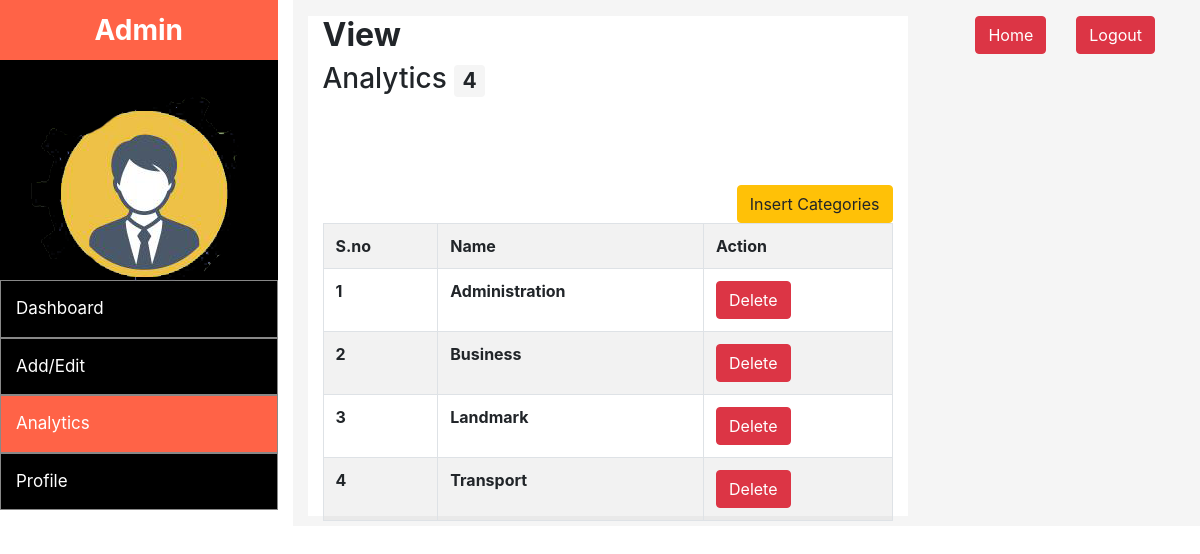
Page /analytics.php on the committed database.
### tables this page shows
CREATE TABLE `cat` (
  `id` int(25) NOT NULL,
  `name` text NOT NULL
);

### analytics.php (the view, shortened to what this page needs)
<?php
 include("config/db.php");
?>
<html>
<head>
 <link rel="stylesheet" href="css/bootstrap.min.css" type="text/css">
 <link rel="stylesheet" href="css/fontawesome.min.css" type="text/css">
 <link rel="stylesheet" href="css/admin.css" type="text/css">
<body>
 <div class="row">
  <div class=col-md-3>
  <div class="heading">
   <h3 style="text-align: center; font-weight: bold; color: white; line-height: 60px;"> Admin</h3>
   </div>
      <div class="pro">
  <center> <img src="img/logo.png" class="img img-circle"> </center>
   </div>
   <div class="menu">
    <ul>
	<li> <a href="dashboard.php">Dashboard </a> </li>
	<li> <a href="view.php"> Add/Edit</a> </li>
	<li class="active"> <a href="analytics.php"> Analytics </a> </li>
	<li> <a href="profile.php"> Profile</a> </li>
	</ul>
   </div>
   </div>
   <div class=col-md-9 style="background: #f5f5f5;">
   <div class="container-fluid">
  <form action="logout.php">
   <button class="btn btn-danger" style="float: right; margin-right: 30px">
   Logout
   </button>
   </form>
   <form action="index.php">
   <button class="btn btn-danger" style="float: right; margin-right: 30px">
   Home
   </button>
   </form>
   </div>
   <?php
   $select="select * from cat order by id Desc";
   $run=mysqli_query($con,$select);
   $count=mysqli_num_rows($run);
   ?>
   <div class="container" style="background: white ; border:0px solid; position: absolute; width: 600px ;height:500px;">
   <h2 style="font-weight: bold"> View </h2>
   <h3> Analytics <span class="badge" style=" background:#f5f5f5"> <?php echo "$count";?> </span> </h3>
   <br>
   <br>
   <br>
	<a href="insertcat.php" class="btn btn-warning"style= "float:right"> Insert Categories </a>
	<table class="table table-hover table-striped table-bordered">
	<tr>
	<th> S.no </th>
	<th> Name </th>
	<th> Action </th>
	</tr>
	<?php
	$no=1;
	while($row=mysqli_fetch_array($run))
	{
		$name=$row['name'];
		$id=$row['id'];
	?>
	<tr>
	<th><?php echo $no++; ?>  </th>
	<th> <?php echo "$name";?> </th>
	<th> <a href=deletecat.php?id=<?php echo "$id";?> class="btn btn-danger">Delete </a></th>
	<?php } ?>
	</tr>
   </div>
   </div>
</head>
</html>

### css/admin.css (style rules this page uses)
.active { background : tomato; }
.heading { background: tomato; height: 60px; margin-top ": -20px }
.pro { background: black; padding: -10px; height: 220px; }
.menu { background: black; }
.menu >ul>li { border: 1px solid #888; margin-left: -40px; padding: 15px; }
.menu >ul>li>a { color: white; font-size: 17px; }

### rows in the picture
cat: name "Administration"
cat: name "Business"
cat: name "Landmark"
cat: name "Transport"

### other values in the picture
$count "4"
